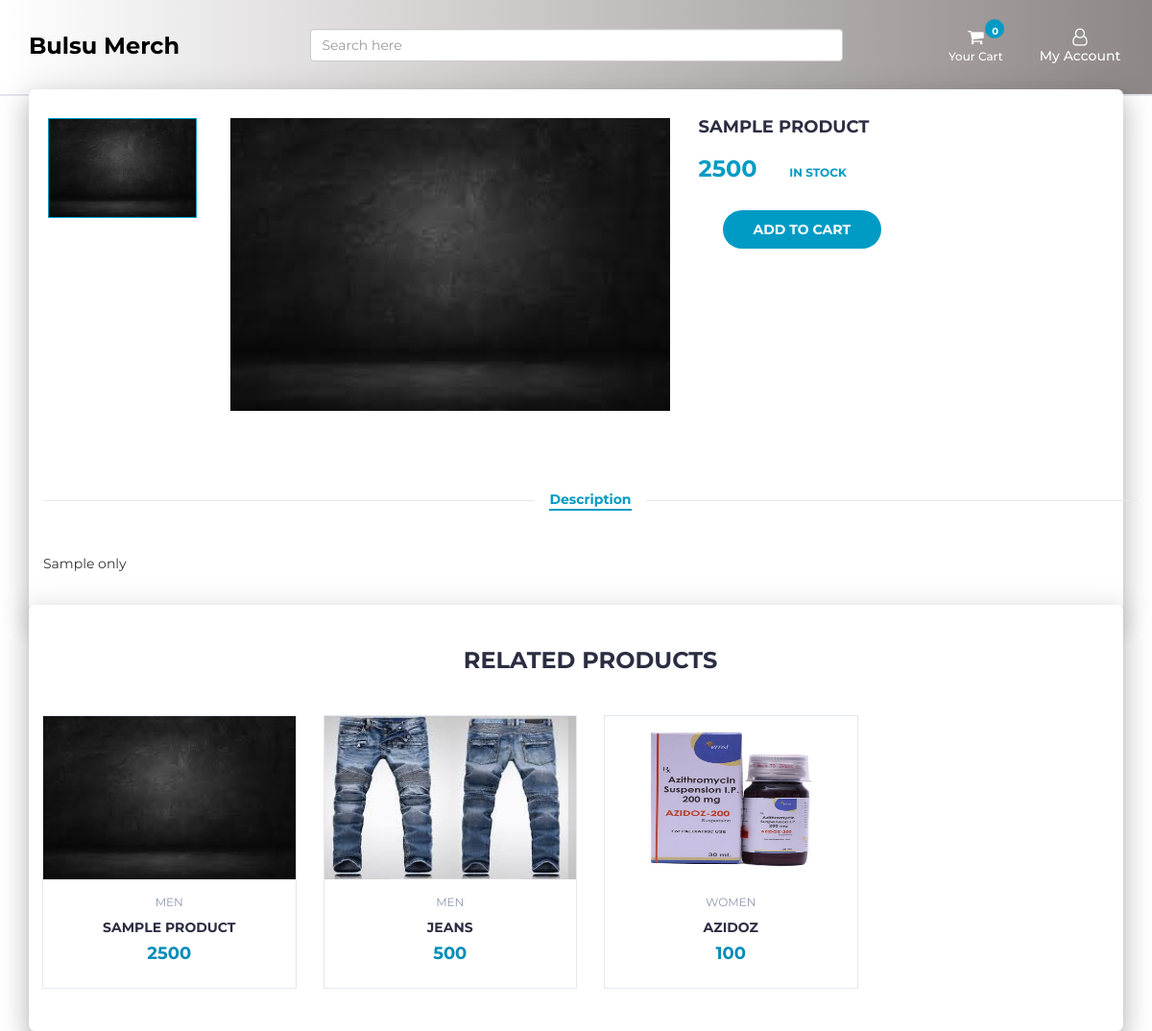
Page /product.php?p=1 on the committed database.
### tables this page shows
CREATE TABLE `products` (
  `product_id` int(100) NOT NULL,
  `product_cat` int(100) NOT NULL,
  `product_brand` int(100) NOT NULL,
  `product_title` varchar(255) NOT NULL,
  `product_price` int(100) NOT NULL,
  `product_desc` text NOT NULL,
  `product_image` text NOT NULL,
  `product_keywords` text NOT NULL
);

CREATE TABLE `categories` (
  `cat_id` int(100) NOT NULL,
  `cat_title` text NOT NULL
);

### product.php (the view, shortened to what this page needs)
<?php
include "header.php";
?>
		<div class="section main main-raised">
			<div class="container">
				<div class="row">
					<?php
								include 'db.php';
								$product_id = $_GET['p'];
								$sql = " SELECT * FROM products WHERE product_id = $product_id";
								$result = mysqli_query($con, $sql);
								if (mysqli_num_rows($result) > 0)
								{
									while($row = mysqli_fetch_assoc($result))
									{
									echo '
                                <div class="col-md-5 col-md-push-2">
                                <div id="product-main-img">
                                    <div class="product-preview">
                                        <img src="product_images/'.$row['product_image'].'" alt="">
                                    </div>
                                </div>
                            </div>
                                <div class="col-md-2  col-md-pull-5">
                                <div id="product-imgs">
                                    <div class="product-preview">
                                        <img src="product_images/'.$row['product_image'].'" alt="">
                                    </div>
                                </div>
                            </div>
									';
									?>
									<?php
									echo '
                    <div class="col-md-5">
						<div class="product-details">
							<h2 class="product-name">'.$row['product_title'].'</h2>
							<div>
								<h3 class="product-price">'.$row['product_price'].'</h3>
								<span class="product-available">In Stock</span>
							</div>
							<div class="add-to-cart">
								<div class="btn-group" style="margin-left: 25px; margin-top: 15px">
								<button class="add-to-cart-btn" pid="'.$row['product_id'].'"  id="product" ><i class="fa fa-shopping-cart"></i> add to cart</button>
                                </div>
							</div>
						</div>
					</div>
					<div class="col-md-12">
						<div id="product-tab">
							<ul class="tab-nav">
								<li class="active"><a data-toggle="tab" href="#tab1">Description</a></li>
							</ul>
							<div class="tab-content">
								<div id="tab1" class="tab-pane fade in active">
									<div class="row">
										<div class="col-md-12">
											<p>'.$row['product_desc'].'</p>
										</div>
									</div>
								</div>
							</div>
						</div>
					</div>
				</div>
			</div>
		</div>
		<div class="section main main-raised">
			<div class="container">
				<div class="row">
					<div class="col-md-12">
						<div class="section-title text-center">
							<h3 class="title">Related Products</h3>
						</div>
					</div>
                    ';
									}
								}
								?>
								<?php
                    include 'db.php';
								$product_id = $_GET['p'];
					$product_query = "SELECT * FROM products,categories WHERE product_cat=cat_id AND product_id BETWEEN $product_id AND $product_id+3";
                $run_query = mysqli_query($con,$product_query);
                if(mysqli_num_rows($run_query) > 0){
                    while($row = mysqli_fetch_array($run_query)){
                        $pro_id    = $row['product_id'];
                        $pro_title = $row['product_title'];
                        $pro_price = $row['product_price'];
                        $pro_image = $row['product_image'];
                        $cat_name = $row["cat_title"];
                        echo "
                                <div class='col-md-3 col-xs-6'>
								<a href='product.php?p=$pro_id'><div class='product'>
									<div class='product-img'>
										<img src='product_images/$pro_image' style='max-height: 170px;' alt=''>
									</div></a>
									<div class='product-body'>
										<p class='product-category'>$cat_name</p>
										<h3 class='product-name header-cart-item-name'><a href='product.php?p=$pro_id'>$pro_title</a></h3>
										<h4 class='product-price header-cart-item-info'>$pro_price</h4>
									</div>
									<div class='add-to-cart'>
										<button pid='$pro_id' id='product' class='add-to-cart-btn block2-btn-towishlist' href='#'><i class='fa fa-shopping-cart'></i> add to cart</button>
									</div>
								</div>
                                </div>
			";
		}
}
?>

### css/style.css (style rules this page uses)
body { font-family: 'Montserrat', sans-serif; font-weight: 400; }
h1, h2, h3, h4, h5, h6 { color: #2B2D42; font-weight: 700; margin: 0 0 10px; }
a { color: #2B2D42; font-weight: 500; -webkit-transition: 0.2s color; transition: 0.2s color; }
ul, ol { margin: 0; padding: 0; list-style: none }
.section { padding-top: 30px; padding-bottom: 30px; }
.section-title { position: relative; margin-bottom: 30px; margin-top: 15px; }
.section-title .title { display: inline-block; text-transform: uppercase; margin: 0px; }
.product { position: relative; margin: 15px 0px; -webkit-box-shadow: 0px 0px 0px 0px #E4E7ED, 0px 0px 0px 1px #E4E7ED; box-shadow: 0px 0px 0px 0px #E4E7ED, 0px 0px 0px 1px #E4E7ED; -webkit-transition: 0.2s all; transition: 0.2s all; }
.product .product-img { position: relative; }
.product .product-img>img { width: 100%; }
.product .product-body { position: relative; padding: 15px; background-color: #FFF; text-align: center; z-index: 20; }
.product .product-body .product-category { text-transform: uppercase; font-size: 12px; color: #8D99AE; }
.product .product-body .product-name { text-transform: uppercase; font-size: 14px; }
.product .product-body .product-name>a { font-weight: 700; }
.product .product-body .product-price { color: #009bc4; font-size: 18px; }
.product .add-to-cart { position: absolute; left: 1px; right: 1px; bottom: 1px; padding: 15px; background: #00000030; text-align: center; -webkit-transform: translateY(0%); -ms-transform: translateY(0%); transform: translateY(0%); -webkit-transition: 0.2s all; transition: 0.2s all; z-index: 2; }
.product .add-to-cart .add-to-cart-btn { position: relative; border: 2px solid transparent; height: 40px; padding: 0 30px; background-color: #ef233c; color: #FFF; text-transform: uppercase; font-weight: 700; border-radius: 40px; -webkit-transition: 0.2s all; transition: 0.2s all; }
#product-imgs .product-preview { margin: 0px 5px; border: 1px solid #E4E7ED; }
#product-imgs .product-preview.slick-current { border-color: #009bc4; }
.product-preview img { width: 100%; }
.product-details .product-name { text-transform: uppercase; font-size: 18px; }
.product-details .product-price { display: inline-block; font-size: 24px; margin-top: 10px; margin-bottom: 15px; color: #009bc4; }
.product-details .product-available { font-size: 12px; text-transform: uppercase; font-weight: 700; margin-left: 30px; color: #009bc4; }
.product-details .add-to-cart { margin-bottom: 30px; }
.product-details .add-to-cart .add-to-cart-btn { position: relative; border: 2px solid transparent; height: 40px; padding: 0 30px; background-color: #ef233c; color: #FFF; text-transform: uppercase; font-weight: 700; border-radius: 40px; -webkit-transition: 0.2s all; transition: 0.2s all; }
#product-tab { margin-top: 60px; }
#product-tab .tab-nav { position: relative; text-align: center; padding: 15px 0px; margin-bottom: 30px; }
#product-tab .tab-nav:after { content: ""; position: absolute; left: 0; right: 0; top: 50%; height: 1px; background-color: #E4E7ED; z-index: -1; }
#product-tab .tab-nav li { display: inline-block; background: #FFF; padding: 0px 15px; }
#product-tab .tab-nav li a { display: block; font-weight: 700; color: #8D99AE; }
#product-tab .tab-nav li.active a { color: #009bc4; }
#product-tab .tab-nav li a:after { content: ""; display: block; width: 0%; height: 2px; background-color: #009bc4; -webkit-transition: 0.2s all; transition: 0.2s all; }
#product-tab .tab-nav li a:hover:after, #product-tab .tab-nav li a:focus:after, #product-tab .tab-nav li.active a:after { width: 100%; }
.main-raised { margin: -7px 30px 0px; border-radius: 6px; box-shadow: 0 16px 24px 2px rgba(0, 0, 0, 0.14), 0 6px 30px 5px rgba(0, 0, 0, 0.12), 0 8px 10px -5px rgba(0, 0, 0, 0.2); }
.main { background: #fff; position: relative; z-index: 3; }
.product .add-to-cart .add-to-cart-btn { background-color: #009ec7; }
.product .product-body .product-price { color: #018cb8; font-size: 18px; }
.product-details .add-to-cart .add-to-cart-btn { background-color: #009bc4; }
#product-imgs .product-preview.slick-current { border-color: #009cc5; }
.product-details .product-available { color: #009bc4; }
.product-details .product-price { color: #009bc4; }

### rows in the picture
products: product_image (placeholder picture), product_title "SAMPLE PRODUCT", product_price "2500", product_desc "Sample only", categories.cat_title "MEN"
products: product_image (picture), categories.cat_title "MEN", product_title "JEANS", product_price "500"
products: product_image (picture), categories.cat_title "WOMEN", product_title "AZIDOZ", product_price "100"
